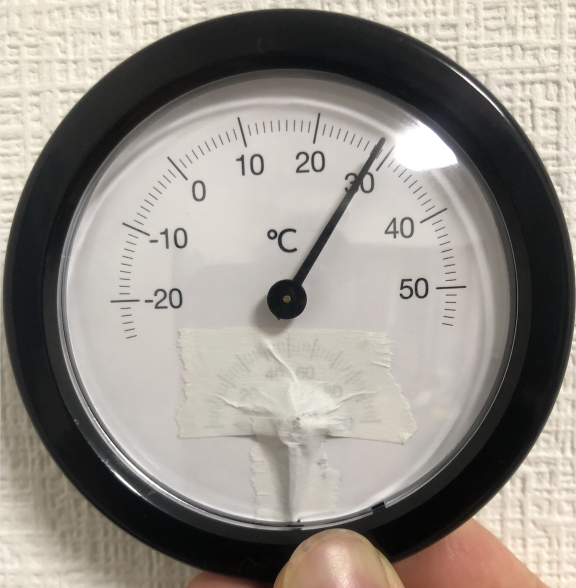
#> input picture devices/analog-meter-readers/round-meter/img/sample.jpg, 1152 x 1176 px, given in place of the camera (shown at 1/2 size)
$ python analog_round_meter_reader.py
#> lines starting #> are read from the running program, lines starting #| are printed output that depends on the picture; after the words box and inside, x2 and y2 are one past the last pixel; in counts of white or black regions, pixels touching at a corner belong together
'''
The MIT License (MIT)
Copyright © 2014-2017 Intel Corporation
Copyright © 2021 Vantiq Inc.

Permission is hereby granted, free of charge, to any person obtaining
a copy of this software and associated documentation files (the
"Software"), to deal in the Software without restriction, including
without limitation the rights to use, copy, modify, merge, publish,
distribute, sublicense, and/or sell copies of the Software, and to
permit persons to whom the Software is furnished to do so, subject to
the following conditions:

The above copyright notice and this permission notice shall be
included in all copies or substantial portions of the Software.

THE SOFTWARE IS PROVIDED "AS IS", WITHOUT WARRANTY OF ANY KIND,
EXPRESS OR IMPLIED, INCLUDING BUT NOT LIMITED TO THE WARRANTIES OF
MERCHANTABILITY, FITNESS FOR A PARTICULAR PURPOSE AND
NONINFRINGEMENT. IN NO EVENT SHALL THE AUTHORS OR COPYRIGHT HOLDERS BE
LIABLE FOR ANY CLAIM, DAMAGES OR OTHER LIABILITY, WHETHER IN AN ACTION
OF CONTRACT, TORT OR OTHERWISE, ARISING FROM, OUT OF OR IN CONNECTION
WITH THE SOFTWARE OR THE USE OR OTHER DEALINGS IN THE SOFTWARE.
'''
import cv2
import json
import numpy as np
import time, datetime
import paho.mqtt.client as mqtt
import os
from dotenv import load_dotenv

load_dotenv()

# Camera
VIDEO_SOURCE = 0

# Device
DEVICE_ID = 'temp_meter_001'
UNIT = '℃'
PUBLISH_INTERVAL_SEC = 60


def publish_to_mqtt_broker(data):
    client = mqtt.Client()
    client.username_pw_set(os.getenv('MQTT_USER'), password=os.getenv('MQTT_PASSWORD'))
    client.tls_set(tls_version=mqtt.ssl.PROTOCOL_TLSv1_2, ciphers=None)
    client.tls_insecure_set(True)
    client.connect(os.getenv('MQTT_HOST'), int(os.getenv('MQTT_PORT')))
    client.publish(os.getenv('MQTT_TOPIC'), json.dumps(data))
    print('Published Event: ' + datetime.datetime.fromtimestamp(time.time()).strftime('%Y/%m/%d %H:%M:%S'))
    client.disconnect()

def avg_circles(circles, b):
    avg_x=0
    avg_y=0
    avg_r=0
    for i in range(b):
        avg_x = avg_x + circles[0][i][0]
        avg_y = avg_y + circles[0][i][1]
        avg_r = avg_r + circles[0][i][2]
    avg_x = int(avg_x/(b))
    avg_y = int(avg_y/(b))
    avg_r = int(avg_r/(b))
    return avg_x, avg_y, avg_r

def dist_2_pts(x1, y1, x2, y2):
    return np.sqrt((x2 - x1)**2 + (y2 - y1)**2)

def calibrate_gauge(frame):
    height, width = frame.shape[:2]
    gray = cv2.cvtColor(frame, cv2.COLOR_BGR2GRAY)
    circles = cv2.HoughCircles(gray, cv2.HOUGH_GRADIENT, 1, 20, np.array([]), 100, 50, int(height*0.35), int(height*0.48))
    if circles.shape == (0,):
        x = y = r = None
    else:
        a, b, c = circles.shape
        x,y,r = avg_circles(circles, b)

        cv2.circle(frame, (x, y), r, (0, 0, 255), 3, cv2.LINE_AA)  # draw circle
        cv2.circle(frame, (x, y), 2, (0, 255, 0), 3, cv2.LINE_AA)  # draw center of circle

        separation = 10.0 #in degrees
        interval = int(360 / separation)
        p1 = np.zeros((interval,2))
        p2 = np.zeros((interval,2))
        p_text = np.zeros((interval,2))
        for i in range(0,interval):
            for j in range(0,2):
                if (j%2==0):
                    p1[i][j] = x + 0.9 * r * np.cos(separation * i * 3.14 / 180) #point for lines
                else:
                    p1[i][j] = y + 0.9 * r * np.sin(separation * i * 3.14 / 180)
        text_offset_x = 10
        text_offset_y = 5
        for i in range(0, interval):
            for j in range(0, 2):
                if (j % 2 == 0):
                    p2[i][j] = x + r * np.cos(separation * i * 3.14 / 180)
                    p_text[i][j] = x - text_offset_x + 1.2 * r * np.cos((separation) * (i+9) * 3.14 / 180) #point for text labels, i+9 rotates the labels by 90 degrees
                else:
                    p2[i][j] = y + r * np.sin(separation * i * 3.14 / 180)
                    p_text[i][j] = y + text_offset_y + 1.2* r * np.sin((separation) * (i+9) * 3.14 / 180)  # point for text labels, i+9 rotates the labels by 90 degrees

        for i in range(0,interval):
            cv2.line(frame, (int(p1[i][0]), int(p1[i][1])), (int(p2[i][0]), int(p2[i][1])),(0, 255, 0), 2)
            cv2.putText(frame, '%s' %(int(i*separation)), (int(p_text[i][0]), int(p_text[i][1])), cv2.FONT_HERSHEY_SIMPLEX, 0.3,(0,0,0),1,cv2.LINE_AA)

        # cv2.imwrite('calibration.jpg', frame)

    return x, y, r

def get_current_value(frame, x, y, r):
    gray2 = cv2.cvtColor(frame, cv2.COLOR_BGR2GRAY)
    thresh = 175
    maxValue = 255
    th, dst2 = cv2.threshold(gray2, thresh, maxValue, cv2.THRESH_BINARY_INV);
    minLineLength = 10
    maxLineGap = 0
    lines = cv2.HoughLinesP(image=dst2, rho=3, theta=np.pi / 180, threshold=100, minLineLength=minLineLength, maxLineGap=0)  # rho is set to 3 to detect more lines, easier to get more then filter them out later
    final_line_list = []

    diff1LowerBound = 0.15 #diff1LowerBound and diff1UpperBound determine how close the line should be from the center
    diff1UpperBound = 0.25
    diff2LowerBound = 0.5 #diff2LowerBound and diff2UpperBound determine how close the other point of the line should be to the outside of the gauge
    diff2UpperBound = 1.0

    for i in range(0, len(lines)):
        for x1, y1, x2, y2 in lines[i]:
            diff1 = dist_2_pts(x, y, x1, y1)  # x, y is center of circle
            diff2 = dist_2_pts(x, y, x2, y2)  # x, y is center of circle
            #set diff1 to be the smaller (closest to the center) of the two), makes the math easier
            if (diff1 > diff2):
                temp = diff1
                diff1 = diff2
                diff2 = temp

            if (((diff1<diff1UpperBound*r) and (diff1>diff1LowerBound*r) and (diff2<diff2UpperBound*r)) and (diff2>diff2LowerBound*r)):
                final_line_list.append([x1, y1, x2, y2])

    x1 = final_line_list[0][0]
    y1 = final_line_list[0][1]
    x2 = final_line_list[0][2]
    y2 = final_line_list[0][3]
    cv2.line(frame, (x1, y1), (x2, y2), (0, 255, 0), 2)

    # cv2.imwrite('needle.jpg', frame)

    dist_pt_0 = dist_2_pts(x, y, x1, y1)
    dist_pt_1 = dist_2_pts(x, y, x2, y2)
    if (dist_pt_0 > dist_pt_1):
        x_angle = x1 - x
        y_angle = y - y1
    else:
        x_angle = x2 - x
        y_angle = y - y2

    res = np.arctan(np.divide(float(y_angle), float(x_angle)))
    res = np.rad2deg(res)
    if x_angle > 0 and y_angle > 0:  #in quadrant I
        final_angle = 270 - res
    if x_angle < 0 and y_angle > 0:  #in quadrant II
        final_angle = 90 - res
    if x_angle < 0 and y_angle < 0:  #in quadrant III
        final_angle = 90 - res
    if x_angle > 0 and y_angle < 0:  #in quadrant IV
        final_angle = 270 - res

    old_min = float(os.getenv('MIN_ANGLE'))
    old_max = float(os.getenv('MAX_ANGLE'))

    new_min = float(os.getenv('MIN_VALUE'))
    new_max = float(os.getenv('MAX_VALUE'))

    old_value = final_angle

    old_range = (old_max - old_min)
    new_range = (new_max - new_min)
    new_value = (((old_value - old_min) * new_range) / old_range) + new_min

    return new_value


def main():
    cap = cv2.VideoCapture(VIDEO_SOURCE)
    cap.set(cv2.CAP_PROP_FOURCC, cv2.VideoWriter_fourcc('H', '2', '6', '5'))
    last_published_time = time.time() - PUBLISH_INTERVAL_SEC
    while True:
        try:
            ret, frame = cap.read()
#> frame is the input picture: shape (1176, 1152, 3); mean B, G, R 137, 144.1, 149.8
            x, y, r = calibrate_gauge(frame)
#> in calibrate_gauge, `gray = cv2.cvtColor(frame, cv2.COLOR_BGR2GRAY)`:
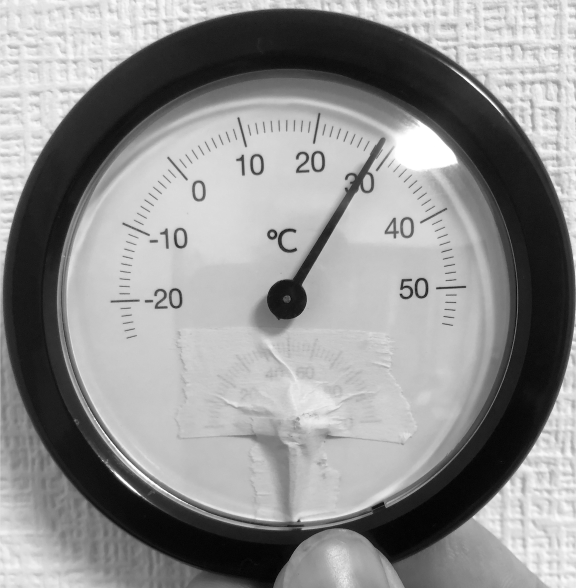
#> gray: shape (1176, 1152) (shown at 1/2 size); min 0, max 255, mean 145
#> in calibrate_gauge, `circles = cv2.HoughCircles(gray, cv2.HOUGH_GRADIENT, 1, 20, np.array([..`: circles = 73 rows, first 8: [575.5, 597.5, 460.8], [587.5, 617.5, 465.9], [548.5, 621.5, 428.2], [603.5, 588.5, 472.1], [583.5, 577.5, 465.9], [621.5, 554.5, 516.1], [640.5, 582.5, 509.5], [638.5, 616.5, 508.4]
#> the loop in avg_circles, `for i in range(b):` made 73 passes
#> (avg_x, avg_y, avg_r) on passes 1 to 12: (575.5, 597.5, 460.8), (1163, 1215, 926.7), (1711.5, 1836.5, 1354.9), (2315, 2425, 1827), (2898.5, 3002.5, 2292.9), (3520, 3557, 2809), (4160.5, 4139.5, 3318.5), (4799, 4756, 3826.9), (5340.5, 5295.5, 4338.6), (5928, 5823, 4848.1), (6483.5, 6415.5, 5289), (7133, 6959, 5820.5)
#> after the loop in avg_circles, `for i in range(b):`: avg_r = 36678; avg_x = 42411.5; avg_y = 43178.5
#> in avg_circles, `avg_x = int(avg_x/(b))`: avg_x = 580
#> in avg_circles, `avg_y = int(avg_y/(b))`: avg_y = 591
#> in avg_circles, `avg_r = int(avg_r/(b))`: avg_r = 502
#> in calibrate_gauge, `x,y,r = avg_circles(circles, b)`: x = 580; y = 591; r = 502
#> in calibrate_gauge, `cv2.circle(frame, (x, y), r, (0, 0, 255), 3, cv2.LINE_AA)`:
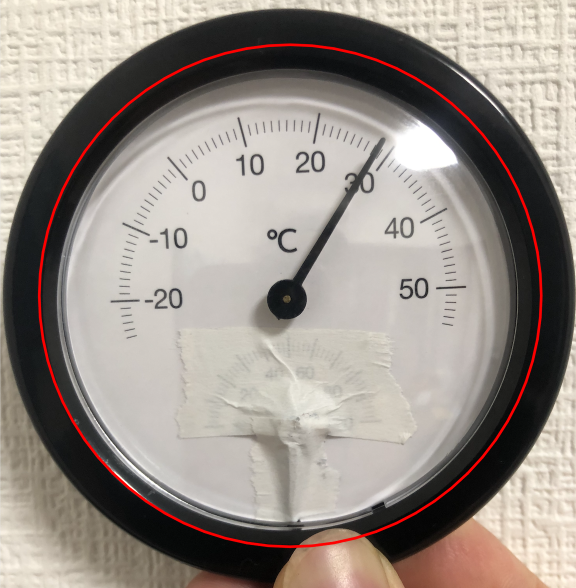
#> frame: shape (1176, 1152, 3) (shown at 1/2 size); 1.56% of pixels changed, all inside (x1, y1, x2, y2) = (75, 86, 1086, 1097)
#> in calibrate_gauge, `cv2.circle(frame, (x, y), 2, (0, 255, 0), 3, cv2.LINE_AA)`: frame: shape (1176, 1152, 3); 0.01% of pixels changed, all inside (x1, y1, x2, y2) = (575, 587, 586, 596)
#> after the loop in calibrate_gauge, `for i in range(0,interval):`: p1 = 36 pairs, first value 128.2 to 1031.8, second value 139.2 to 1042.8
#> after the loop in calibrate_gauge, `for i in range(0, interval):`: p2 = 36 pairs, first value 78 to 1082, second value 89 to 1093; p_text = 36 pairs, first value -32.4 to 1172.4, second value -6.4 to 1198.4
#> after the loop in calibrate_gauge, `for i in range(0,interval):`:
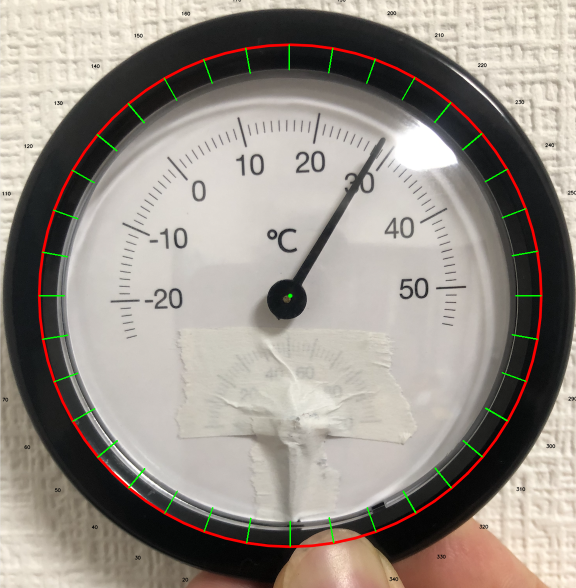
#> frame: shape (1176, 1152, 3) (shown at 1/2 size); mean B, G, R 136.3, 144.4, 152.1
#> x = 580; y = 591; r = 502
            if x != None and y != None and r != None:
                val = get_current_value(frame, x, y, r)
#> in get_current_value, `gray2 = cv2.cvtColor(frame, cv2.COLOR_BGR2GRAY)`:
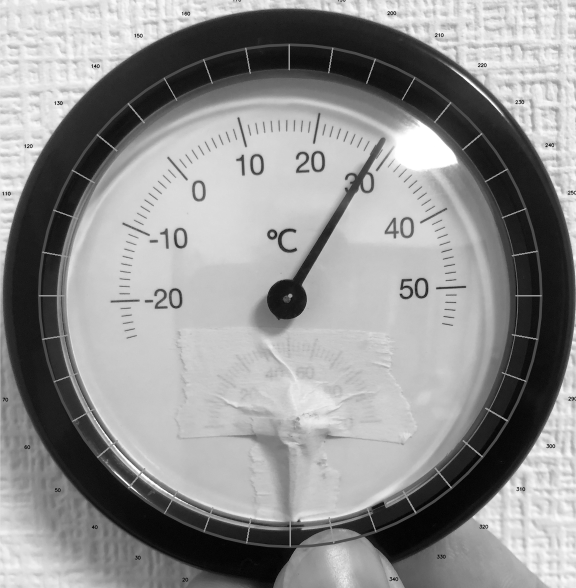
#> gray2: shape (1176, 1152) (shown at 1/2 size); min 0, max 255, mean 145.8
#> in get_current_value, `th, dst2 = cv2.threshold(gray2, thresh, maxValue, cv2.THRESH_BINARY_IN..`:
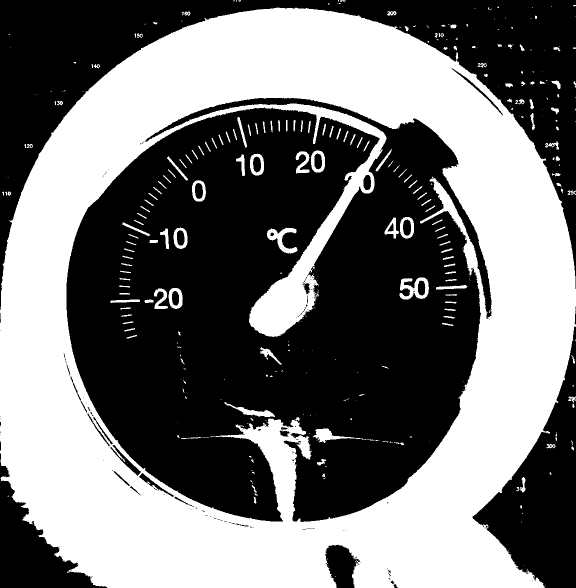
#> dst2: shape (1176, 1152) (shown at 1/2 size); 45.4% white; 357 white regions (195 under 20 px), largest, box (x1, y1, x2, y2) and area: (0, 15, 1152, 1176) 594035, (799, 555, 858, 599) 1360, (534, 455, 595, 507) 1239
#> in get_current_value, `th, dst2 = cv2.threshold(gray2, thresh, maxValue, cv2.THRESH_BINARY_IN..`: th = 175
#> after the loop in get_current_value, `for i in range(0, len(lines)):`: final_line_list = [[520, 665, 768, 267], [510, 659, 726, 327], [534, 671, 772, 274], [530, 669, 769, 270], [531, 670, 770, 272], [514, 660, 735, 319], [522, 665, 756, 291]]; temp = 563.9
#> in get_current_value, `x1 = final_line_list[0][0]`: x1 = 520
#> in get_current_value, `y1 = final_line_list[0][1]`: y1 = 665
#> in get_current_value, `x2 = final_line_list[0][2]`: x2 = 768
#> in get_current_value, `y2 = final_line_list[0][3]`: y2 = 267
#> in get_current_value, `cv2.line(frame, (x1, y1), (x2, y2), (0, 255, 0), 2)`:
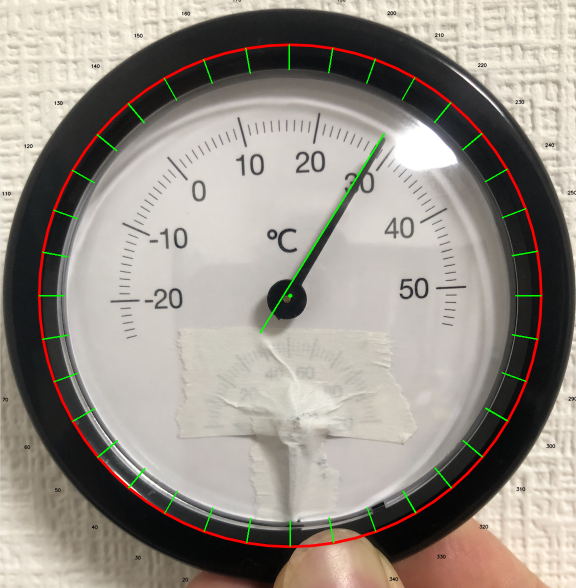
#> frame: shape (1176, 1152, 3) (shown at 1/2 size); 0.12% of pixels changed, all inside (x1, y1, x2, y2) = (519, 266, 770, 667)
#> in get_current_value, `dist_pt_0 = dist_2_pts(x, y, x1, y1)`: dist_pt_0 = 95.27
#> in get_current_value, `dist_pt_1 = dist_2_pts(x, y, x2, y2)`: dist_pt_1 = 374.6
#> in get_current_value, `x_angle = x2 - x`: x_angle = 188
#> in get_current_value, `y_angle = y - y2`: y_angle = 324
#> in get_current_value, `res = np.arctan(np.divide(float(y_angle), float(x_angle)))`: res = 1.05
#> in get_current_value, `res = np.rad2deg(res)`: res = 59.88
#> in get_current_value, `final_angle = 270 - res`: final_angle = 210.1
                val = round(val,2)
                print("Current temperature: %s %s" %(val, UNIT))
                cv2.putText(frame, 'Current temperature:', (10,20), cv2.FONT_HERSHEY_SIMPLEX, 0.7, (255, 0, 0), 2)
                cv2.putText(frame, str(val), (10,45), cv2.FONT_HERSHEY_SIMPLEX, 0.7, (255, 0, 0), 2)
                now = time.time()
                if now - last_published_time > PUBLISH_INTERVAL_SEC:
                    data = {}
                    data['deviceId'] = DEVICE_ID
                    data['temperature'] = val
                    publish_to_mqtt_broker(data)
                    last_published_time = time.time()
            else:
                print('Round meter is not found.')
            cv2.namedWindow('VIDEO', cv2.WINDOW_NORMAL)
            cv2.imshow('VIDEO', frame)
            time.sleep(1)
        except Exception:
            pass
        except KeyboardInterrupt:
            break
        key = cv2.waitKey(1)
#> (key Esc is pressed here)
        if key == 27:
            break
    cv2.destroyAllWindows()


'''
MEMO:
You can try round meter reader with sample image.
Please uncomment the following main function if you want to try it.
'''
# [32 lines of commented-out code are left out]

if __name__=='__main__':
    main()
